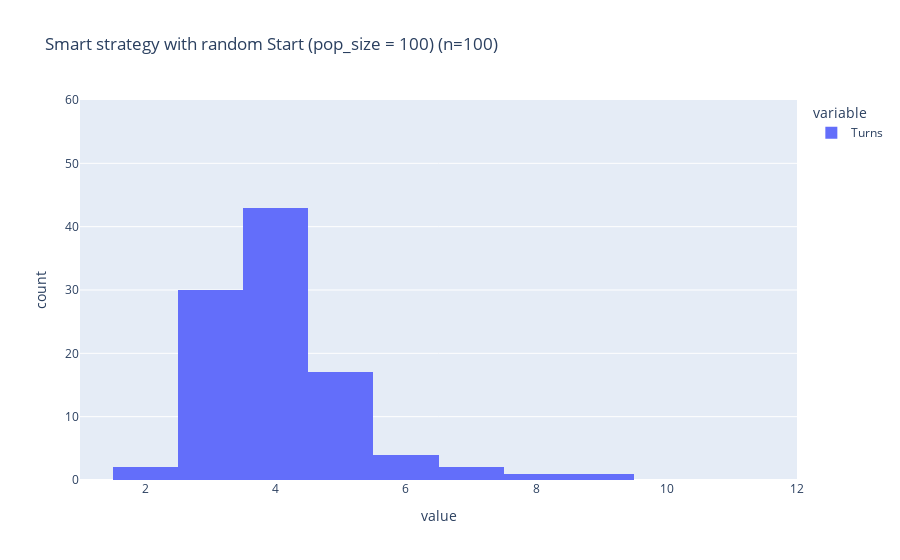

Notebook cell for this chart:
### Code cell
px.histogram(random_smart,nbins=12,range_x=[1,12], range_y=[0,60], title="Smart strategy with random Start (pop_size = %d) (n=%d)" % (pop_size, n))

### Figure 1 — Plotly figure (JSON) as saved in the notebook; plotly's stock layout.template omitted (floating-point values rounded to 4 significant figures)
{"data": [{"alignmentgroup": "True", "bingroup": "x", "hovertemplate": "variable=Turns<br>value=%{x}<br>count=%{y}<extra></extra>", "legendgroup": "Turns", "marker": {"color": "#636efa", "pattern": {"shape": ""}}, "name": "Turns", "nbinsx": 12, "offsetgroup": "Turns", "orientation": "v", "showlegend": true, "type": "histogram", "x": [5, 3, 4, 3, 3, 3, 8, 6, 4, 4, 4, 4, 4, 4, 4, 2, 5, 4, 4, 4, 3, 9, 4, 3, 4, 3, 4, 3, 5, 4, 4, 3, 4, 4, 4, 4, 7, 3, 4, 5, 5, 5, 3, 4, 3, 5, 4, 3, 4, 3, 4, 4, 3, 5, 4, 5, 3, 4, 4, 4, 3, 5, 3, 3, 4, 6, 3, 4, 6, 4, 4, 4, 4, 3, 4, 3, 5, 2, 4, 5, 3, 4, 4, 3, 5, 5, 4, 7, 4, 6, 3, 3, 5, 5, 3, 3, 5, 3, 3, 4], "xaxis": "x", "yaxis": "y"}], "layout": {"barmode": "relative", "legend": {"title": {"text": "variable"}, "tracegroupgap": 0}, "title": {"text": "Smart strategy with random Start (pop_size = 100) (n=100)"}, "xaxis": {"anchor": "y", "domain": [0, 1], "range": [1, 12], "title": {"text": "value"}}, "yaxis": {"anchor": "x", "domain": [0, 1], "range": [0, 60], "title": {"text": "count"}}}}
